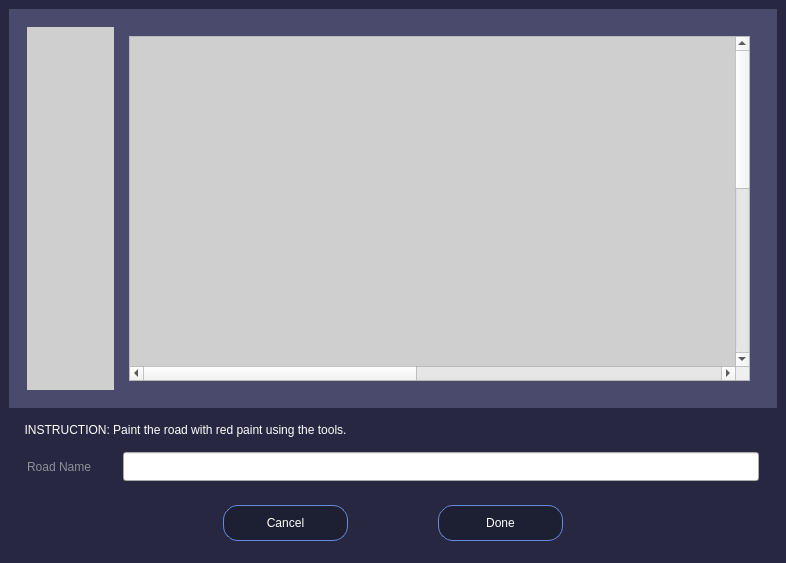
<?xml version="1.0" encoding="UTF-8"?>
<ui version="4.0">
 <class>MainWindow</class>
 <widget class="QMainWindow" name="MainWindow">
  <property name="windowModality">
   <enum>Qt::ApplicationModal</enum>
  </property>
  <property name="geometry">
   <rect>
    <x>0</x>
    <y>0</y>
    <width>786</width>
    <height>563</height>
   </rect>
  </property>
  <property name="maximumSize">
   <size>
    <width>786</width>
    <height>563</height>
   </size>
  </property>
  <property name="windowTitle">
   <string>MainWindow</string>
  </property>
  <property name="styleSheet">
   <string notr="true">@import url('https://fonts.googleapis.com/css2?family=Roboto:wght@300&amp;display=swap');</string>
  </property>
  <widget class="QWidget" name="mainContainer">
   <property name="styleSheet">
    <string notr="true">#mainContainer{
background-color:#272741;
}
#imageContainer{
background-color:#4A4A6C;
}</string>
   </property>
   <layout class="QVBoxLayout" name="verticalLayout">
    <item>
     <widget class="QWidget" name="imageContainer" native="true">
      <property name="styleSheet">
       <string notr="true">#toolsContainer{
background-color:#CFCFCF;
}</string>
      </property>
      <layout class="QVBoxLayout" name="verticalLayout_2">
       <item>
        <widget class="QWidget" name="widget_2" native="true">
         <layout class="QHBoxLayout" name="horizontalLayout">
          <item>
           <widget class="QWidget" name="toolsContainer" native="true">
            <property name="minimumSize">
             <size>
              <width>87</width>
              <height>0</height>
             </size>
            </property>
            <property name="maximumSize">
             <size>
              <width>87</width>
              <height>16777215</height>
             </size>
            </property>
           </widget>
          </item>
          <item>
           <widget class="QWidget" name="image" native="true">
            <layout class="QVBoxLayout" name="verticalLayout_3">
             <item>
              <widget class="QScrollArea" name="scrollArea">
               <property name="mouseTracking">
                <bool>false</bool>
               </property>
               <property name="styleSheet">
                <string notr="true"/>
               </property>
               <property name="widgetResizable">
                <bool>true</bool>
               </property>
               <widget class="QWidget" name="scrollAreaImage">
                <property name="geometry">
                 <rect>
                  <x>-124</x>
                  <y>0</y>
                  <width>1280</width>
                  <height>720</height>
                 </rect>
                </property>
                <property name="styleSheet">
                 <string notr="true">
background-color:#CFCFCF;</string>
                </property>
                <layout class="QVBoxLayout" name="verticalLayout_5">
                 <property name="spacing">
                  <number>0</number>
                 </property>
                 <property name="leftMargin">
                  <number>0</number>
                 </property>
                 <property name="topMargin">
                  <number>0</number>
                 </property>
                 <property name="rightMargin">
                  <number>0</number>
                 </property>
                 <property name="bottomMargin">
                  <number>0</number>
                 </property>
                 <item>
                  <widget class="QLabel" name="roadImage">
                   <property name="minimumSize">
                    <size>
                     <width>1280</width>
                     <height>720</height>
                    </size>
                   </property>
                   <property name="maximumSize">
                    <size>
                     <width>1280</width>
                     <height>720</height>
                    </size>
                   </property>
                   <property name="mouseTracking">
                    <bool>true</bool>
                   </property>
                   <property name="text">
                    <string/>
                   </property>
                   <property name="pixmap">
                    <pixmap>images/road.jpg</pixmap>
                   </property>
                   <property name="scaledContents">
                    <bool>true</bool>
                   </property>
                  </widget>
                 </item>
                </layout>
               </widget>
              </widget>
             </item>
            </layout>
           </widget>
          </item>
         </layout>
        </widget>
       </item>
      </layout>
     </widget>
    </item>
    <item>
     <widget class="QWidget" name="bottomArea" native="true">
      <property name="maximumSize">
       <size>
        <width>16777215</width>
        <height>140</height>
       </size>
      </property>
      <property name="styleSheet">
       <string notr="true">
#labelInstruction{
color:white;
}</string>
      </property>
      <layout class="QVBoxLayout" name="verticalLayout_4">
       <item>
        <widget class="QLabel" name="labelInstruction">
         <property name="text">
          <string>  INSTRUCTION: Paint the road with red paint using the tools. </string>
         </property>
        </widget>
       </item>
       <item>
        <widget class="QWidget" name="roadName" native="true">
         <property name="styleSheet">
          <string notr="true">#labelRoad{
color:#8F8F9C;
font-size:12px;

}</string>
         </property>
         <layout class="QHBoxLayout" name="horizontalLayout_2">
          <item>
           <widget class="QLabel" name="labelRoad">
            <property name="text">
             <string>Road Name</string>
            </property>
           </widget>
          </item>
          <item>
           <widget class="QLineEdit" name="roadTextBox">
            <property name="minimumSize">
             <size>
              <width>0</width>
              <height>29</height>
             </size>
            </property>
            <property name="maximumSize">
             <size>
              <width>636</width>
              <height>16777215</height>
             </size>
            </property>
           </widget>
          </item>
         </layout>
        </widget>
       </item>
       <item alignment="Qt::AlignHCenter">
        <widget class="QWidget" name="buttonsContainer" native="true">
         <property name="styleSheet">
          <string notr="true">QPushButton{
background: #1D1F32;
border: 1px solid #678ADD;
border-radius: 15px;
color:white;
}</string>
         </property>
         <layout class="QHBoxLayout" name="horizontalLayout_3">
          <property name="spacing">
           <number>90</number>
          </property>
          <item>
           <widget class="QPushButton" name="btnCancel">
            <property name="minimumSize">
             <size>
              <width>125</width>
              <height>36</height>
             </size>
            </property>
            <property name="cursor">
             <cursorShape>PointingHandCursor</cursorShape>
            </property>
            <property name="text">
             <string>Cancel</string>
            </property>
           </widget>
          </item>
          <item>
           <widget class="QPushButton" name="btnDone">
           <!-- <property name="enabled">
                <bool>false</bool>
            </property> -->
            <property name="minimumSize">
             <size>
              <width>125</width>
              <height>36</height>
             </size>
            </property>
            <property name="cursor">
             <cursorShape>PointingHandCursor</cursorShape>
            </property>
            <property name="text">
             <string>Done</string>
            </property>
           </widget>
          </item>
         </layout>
        </widget>
       </item>
      </layout>
     </widget>
    </item>
   </layout>
  </widget>
 </widget>
 <resources/>
 <connections/>
</ui>
